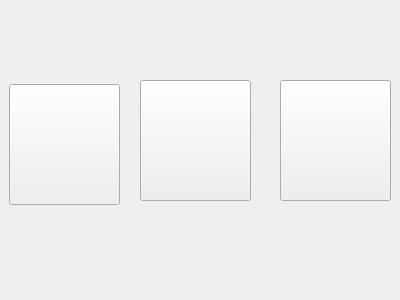
<?xml version="1.0" encoding="UTF-8"?>
<ui version="4.0">
 <class>Form</class>
 <widget class="QWidget" name="Form">
  <property name="geometry">
   <rect>
    <x>0</x>
    <y>0</y>
    <width>400</width>
    <height>300</height>
   </rect>
  </property>
  <property name="windowTitle">
   <string>Form</string>
  </property>
  <widget class="QPushButton" name="pushButton">
   <property name="geometry">
    <rect>
     <x>9</x>
     <y>84</y>
     <width>111</width>
     <height>121</height>
    </rect>
   </property>
   <property name="styleSheet">
    <string notr="true">border-image: url(:/image/image/home.JPG);</string>
   </property>
   <property name="text">
    <string/>
   </property>
  </widget>
  <widget class="QPushButton" name="pushButton_2">
   <property name="geometry">
    <rect>
     <x>140</x>
     <y>80</y>
     <width>111</width>
     <height>121</height>
    </rect>
   </property>
   <property name="styleSheet">
    <string notr="true">border-image: url(:/image/image/clock.JPG);</string>
   </property>
   <property name="text">
    <string/>
   </property>
  </widget>
  <widget class="QPushButton" name="pushButton_3">
   <property name="geometry">
    <rect>
     <x>280</x>
     <y>80</y>
     <width>111</width>
     <height>121</height>
    </rect>
   </property>
   <property name="styleSheet">
    <string notr="true">border-image: url(:/image/image/eleclock.JPG);</string>
   </property>
   <property name="text">
    <string/>
   </property>
  </widget>
 </widget>
 <resources/>
 <connections/>
</ui>
